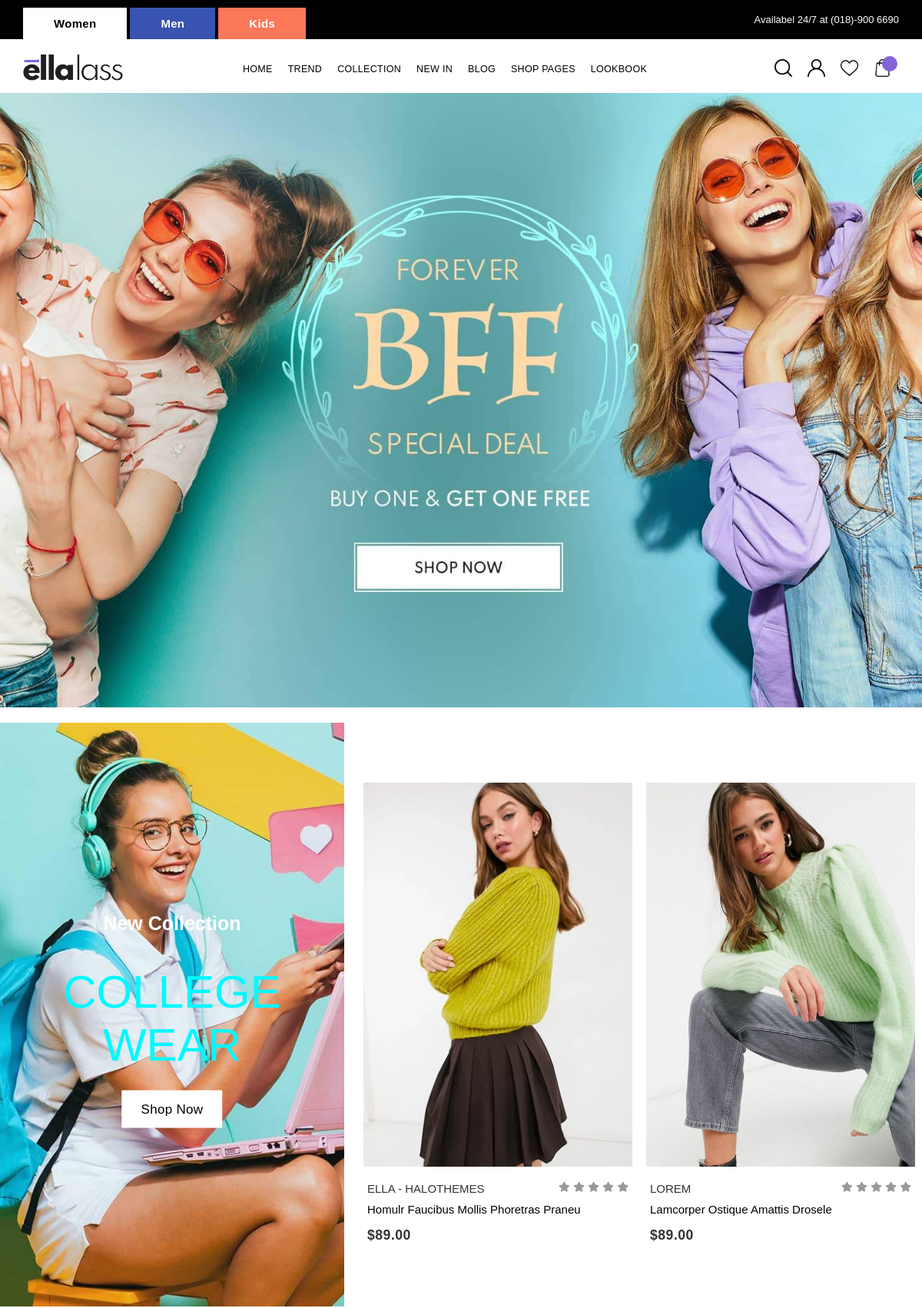
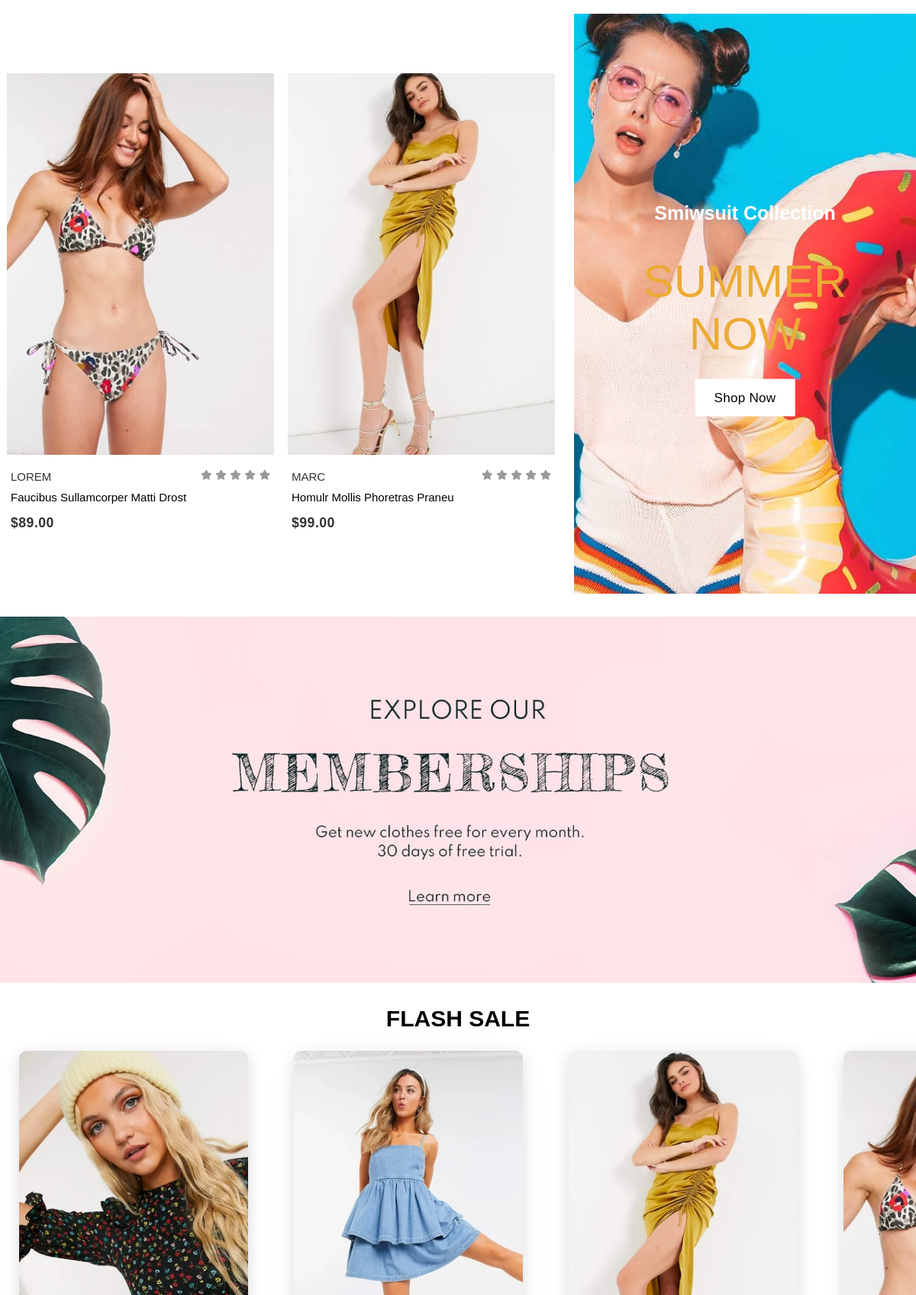
The page / (upper part) on the database its author committed (2 pictures, top to bottom).
### tables this page shows
CREATE TABLE `w_card_1` (
  `ID` int(11) NOT NULL,
  `P_Img` varchar(1000) NOT NULL,
  `P_Name` varchar(1000) NOT NULL,
  `P_Des` varchar(1000) NOT NULL,
  `P_Qty` int(255) NOT NULL,
  `P_Price` int(255) NOT NULL
);

CREATE TABLE `w_card_2` (
  `ID` int(11) NOT NULL,
  `P_Img` varchar(1000) NOT NULL,
  `P_Name` varchar(1000) NOT NULL,
  `P_Des` varchar(1000) NOT NULL,
  `P_Qty` int(255) NOT NULL,
  `P_Price` int(255) NOT NULL
);

CREATE TABLE `w_card_3` (
  `ID` int(11) NOT NULL,
  `P_Img` varchar(1000) NOT NULL,
  `P_Name` varchar(1000) NOT NULL,
  `P_Des` varchar(1000) NOT NULL,
  `P_Qty` int(255) NOT NULL,
  `P_Price` int(255) NOT NULL
);

### index.php (the view, shortened to what this page needs)
<?php
include "connection/config.php";
?>
<!DOCTYPE html>
<html lang="en">
<head>
    <link rel="stylesheet" href="assets/css/index.css?<?php echo time(); ?>">
    <link rel="stylesheet" href="assets/font/css/all.css">
    <link rel="stylesheet" href="assets/plugin/lightslider.css">
</head>
<body>
    <nav class="nav-1">
        <div class="max-width">
            <div class="flex">
                <ul class="menu-item">
                    <li><a href="#" class="item" style="color: black;">Women</a></li>
                    <li><a href="include/MEN.php" class="item">Men</a></li>
                    <li><a href="include/KID.php" class="item">Kids</a></li>
                </ul>
                <div>
                    <p>Availabel 24/7 at (018)-900 6690</p>
                </div>
            </div>
        </div>
    </nav>
    <nav class="nav-2">
        <div class="max-width">
            <div class="flex-2 flex-item">
                <div class="logo">
                    <a href="index.php"><img src="assets/img/Women/logo-new.png" alt=""></a>
                </div>
                <ul class="hidden">
                    <li><a href="">Home</a></li>
                    <li><a href="#" class="tBtn">trend</a></li>
                    <li><a href="#" class="cBtn">collection</a></li>
                    <li><a href="#" class="nBtn">new in</a></li>
                    <li><a href="#" class="bBtn">blog</a></li>
                    <li><a href="#" class="spBtn">Shop pages</a></li>
                    <li><a href="#" class="lBtn">lookbook</a></li>
                </ul>
                <ul class="margin">
                    <li><a href="#" onclick="toggle()"><img src="assets/img/search.png" alt=""></a></li>
                    <li><a href="include/WomenSignIn.php"><img src="assets/img/user.png" alt=""></a></li>
                    <li><a href=""><img src="assets/img/heart.png" alt=""></a></li>
                    <li><a href="#" class="cart-item sBtn">
                            <img src="assets/img/shopping-bag.png" alt="">
                            <div class="cart-items" id="cart-item"></div>
                        </a></li>
                </ul>
            </div>
        </div>
    </nav>
    <section class="ban-1"></section>
    <?php
    $sql = "SELECT * FROM w_card_1";
    $query = mysqli_query($con, $sql);
    $result = mysqli_fetch_all($query, MYSQLI_ASSOC);
    ?>
    <section class="card-1">
        <div class="card-1_grid">
            <div class="card_1-box_1">
                <div class="cont">
                    <p>New collection</p>
                    <h2>College wear</h2>
                    <a href="#">shop now</a>
                </div>
            </div>
            <ul class="card_1-box_2">
                <?php foreach ($result as $result) { ?>
                    <li class="card_1_item">
                        <div class="card_1_subBx">
                            <div class="card_1_imgBx">
                                <img src="assets/upload/<?php echo $result['P_Img'] ?>" alt="" />
                            </div>
                            <div class="detail-box">
                                <div class="type">
                                    <h4><?php echo $result['P_Name'] ?></h4>
                                    <div class="star">
                                        <i class="fas fa-star"></i>
                                        <i class="fas fa-star"></i>
                                        <i class="fas fa-star"></i>
                                        <i class="fas fa-star"></i>
                                        <i class="fas fa-star"></i>
                                    </div>
                                </div>
                                <div class="des"><?php echo $result['P_Des'] ?></div>
                                <div class="price">$<?php echo $result['P_Price'] ?>.00</div>
                            </div>
                        </div>
                    </li>
                <?php } ?>
            </ul>
        </div>
    </section>
    <?php
    $sql2 = "SELECT * FROM w_card_2";
    $query2 = mysqli_query($con, $sql2);
    $result2 = mysqli_fetch_all($query2, MYSQLI_ASSOC);
    ?>
    <section class="card-1">
        <div class="card-1_grid">
            <ul class="card_1-box_2">
                <?php foreach ($result2 as $result2) { ?>
                    <li class="card_1_item">
                        <div class="card_1_subBx">
                            <div class="card_1_imgBx">
                                <img src="assets/upload/<?php echo $result2['P_Img'] ?>" alt="" />
                            </div>
                            <div class="detail-box">
                                <div class="type">
                                    <h4><?php echo $result2['P_Name'] ?></h4>
                                    <div class="star">
                                        <i class="fas fa-star"></i>
                                        <i class="fas fa-star"></i>
                                        <i class="fas fa-star"></i>
                                        <i class="fas fa-star"></i>
                                        <i class="fas fa-star"></i>
                                    </div>
                                </div>
                                <div class="des"><?php echo $result2['P_Des'] ?></div>
                                <div class="price">$<?php echo $result2['P_Price'] ?>.00</div>
                            </div>
                        </div>
                    </li>
                <?php } ?>
            </ul>
            <div class="card_1-box_3">
                <div class="cont">
                    <p>Smiwsuit collection</p>
                    <h2>summer now</h2>
                    <a href="#">shop now</a>
                </div>
            </div>
        </div>
    </section>
    <section class="ban-2"></section>
    <?php
    $sql3 = "SELECT * FROM w_card_3";
    $query3 = mysqli_query($con, $sql3);
    $result3 = mysqli_fetch_all($query3, MYSQLI_ASSOC);
    ?>
    <section class="card-3">
        <div class="card-3_title">flash sale</div>
        <ul id="autoWidth" class="cs-hidden">
            <?php foreach ($result3 as $result3) { ?>
                <li>
                    <div class="box">
                        <div class="card_1_imgBx">
                            <img src="assets/upload/<?php echo $result3['P_Img'] ?>" alt="" />
                        </div>
                    </div>
                </li>
            <?php } ?>
        </ul>
    </section>
</body>
</html>

### rows shown on the page
w_card_1: P_Img (picture), P_Name "ELLA - HALOTHEMES", P_Des "Homulr Faucibus Mollis Phoretras Praneu", P_Price "89"
w_card_1: P_Img (picture), P_Name "LOREM", P_Des "Lamcorper Ostique Amattis Drosele", P_Price "89"
w_card_2: P_Img (picture), P_Name "LOREM", P_Des "Faucibus Sullamcorper Matti Drost", P_Price "89"
w_card_2: P_Img (picture), P_Name "MARC", P_Des "Homulr Mollis Phoretras Praneu", P_Price "99"
w_card_3: P_Img (picture)
w_card_3: P_Img (picture)
w_card_3: P_Img (picture)
w_card_3: P_Img (picture)
